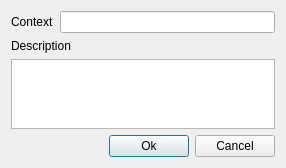
<?xml version="1.0" encoding="UTF-8"?>
<ui version="4.0">
 <class>Dialog</class>
 <widget class="QDialog" name="Dialog">
  <property name="geometry">
   <rect>
    <x>0</x>
    <y>0</y>
    <width>286</width>
    <height>167</height>
   </rect>
  </property>
  <property name="windowTitle">
   <string>Save Layout Scene</string>
  </property>
  <layout class="QVBoxLayout" name="verticalLayout">
   <item>
    <layout class="QHBoxLayout" name="horizontalLayout">
     <item>
      <widget class="QLabel" name="label">
       <property name="text">
        <string>Context</string>
       </property>
      </widget>
     </item>
     <item>
      <widget class="QLineEdit" name="contextBox">
       <property name="toolTip">
        <string>Context of the Layout, e.g. int, ext</string>
       </property>
       <property name="maxLength">
        <number>20</number>
       </property>
      </widget>
     </item>
    </layout>
   </item>
   <item>
    <widget class="QLabel" name="label_2">
     <property name="text">
      <string>Description</string>
     </property>
    </widget>
   </item>
   <item>
    <widget class="QPlainTextEdit" name="descBox">
     <property name="focusPolicy">
      <enum>Qt::ClickFocus</enum>
     </property>
    </widget>
   </item>
   <item>
    <layout class="QHBoxLayout" name="horizontalLayout_2">
     <item>
      <spacer name="horizontalSpacer">
       <property name="orientation">
        <enum>Qt::Horizontal</enum>
       </property>
       <property name="sizeHint" stdset="0">
        <size>
         <width>40</width>
         <height>20</height>
        </size>
       </property>
      </spacer>
     </item>
     <item>
      <widget class="QPushButton" name="okButton">
       <property name="minimumSize">
        <size>
         <width>75</width>
         <height>0</height>
        </size>
       </property>
       <property name="text">
        <string>Ok</string>
       </property>
      </widget>
     </item>
     <item>
      <widget class="QPushButton" name="pushButton_2">
       <property name="minimumSize">
        <size>
         <width>75</width>
         <height>0</height>
        </size>
       </property>
       <property name="text">
        <string>Cancel</string>
       </property>
      </widget>
     </item>
    </layout>
   </item>
  </layout>
 </widget>
 <resources/>
 <connections>
  <connection>
   <sender>pushButton_2</sender>
   <signal>clicked()</signal>
   <receiver>Dialog</receiver>
   <slot>reject()</slot>
   <hints>
    <hint type="sourcelabel">
     <x>250</x>
     <y>150</y>
    </hint>
    <hint type="destinationlabel">
     <x>70</x>
     <y>148</y>
    </hint>
   </hints>
  </connection>
 </connections>
</ui>
